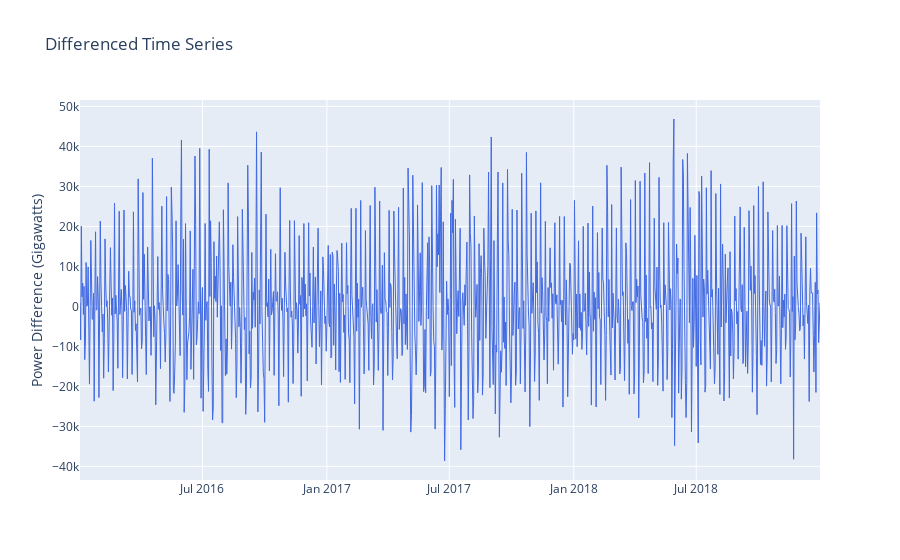

This figure's notebook cell:
### Code cell
fig = go.Figure()
# Create and style traces
fig.add_trace(go.Scatter(x=times[1:], y=pge_daily_diff, name='differenced',
                         line=dict(color='royalblue', width=1)))
fig.update_layout(title='Differenced Time Series',
                   yaxis_title='Power Difference (Gigawatts)')
fig.show()
fig.write_image("actual_diff.png")

### Figure 1 — Plotly figure (JSON) as saved in the notebook; plotly's stock layout.template omitted (floating-point values rounded to 4 significant figures; data arrays with more than 128 entries replaced by an {"elided": "..."} marker saying what was removed)
{"data": [{"line": {"color": "royalblue", "width": 1}, "name": "differenced", "type": "scatter", "x": {"elided": "1095 str values"}, "y": {"elided": "1095 float values"}}], "layout": {"title": {"text": "Differenced Time Series"}, "yaxis": {"title": {"text": "Power Difference (Gigawatts)"}}}}
